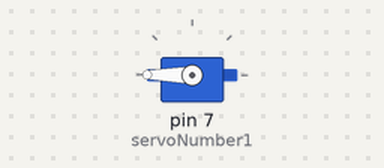
Recording of a sketch running on a simulated Arduino Uno, built with avr-gcc and run on an emulated ATmega328P. Shown: servo.

Above: at 0.05 s.
At 4.0 s:
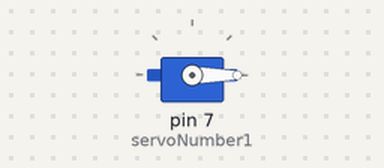
Timing chart, 0 to 5.2 s (numbered marks = the images above):
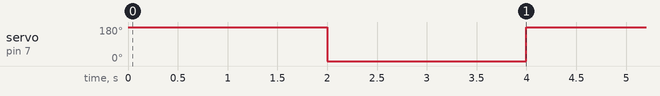

Measured:
- by itself, servo on pin 7 (servoNumber1): alternates 180° for 2.0 s and 0° for 2.0 s

The sketch:

180Servo.ino
```cpp
/*
 Create by: James Couse
 Created on: Oct 10 2023
 Turns a servo motor back and forth.
*/

#include <Servo.h>

Servo servoNumber1;

void setup() {
  servoNumber1.attach(7);
  servoNumber1.write(0);
}

void loop() {
  servoNumber1.write(180);
  delay(2000);
  servoNumber1.write(0);
  delay(2000);
}
```
